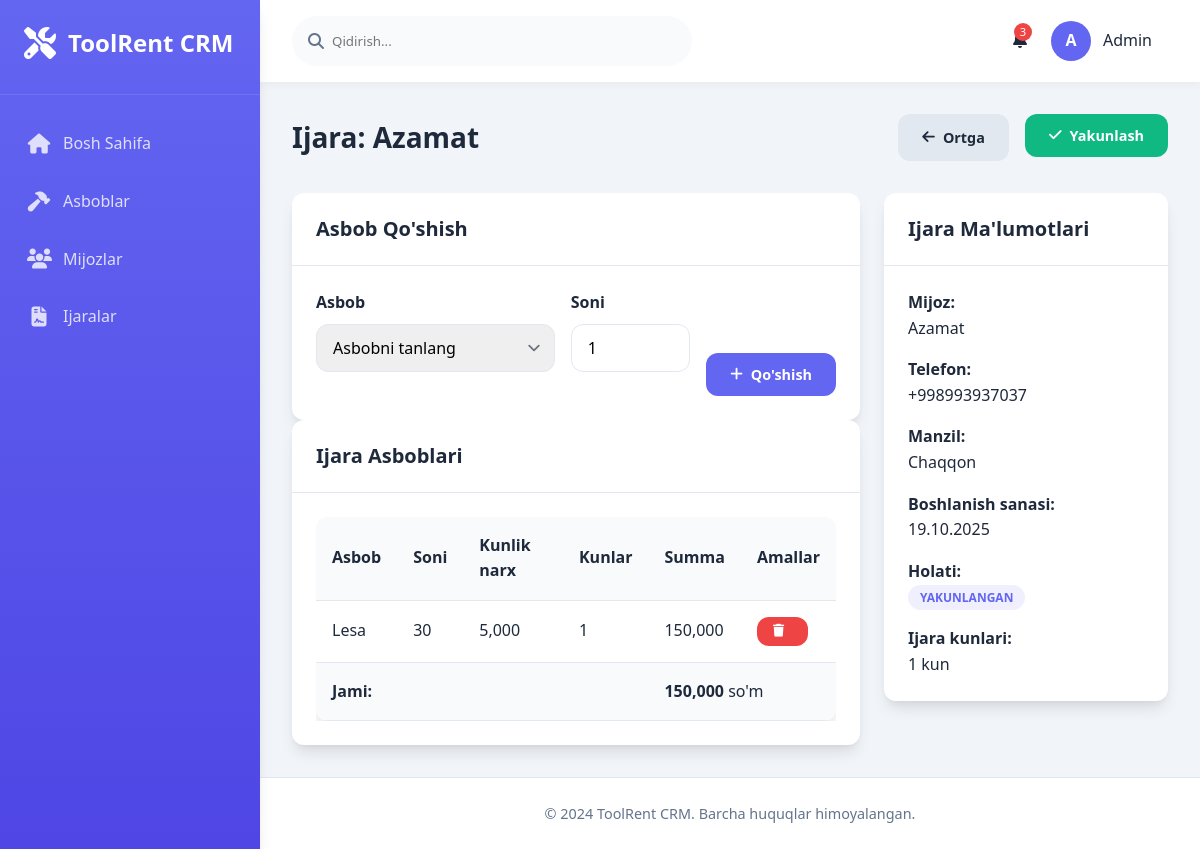
Screenshot of /rentals/18/items/ with the database file from the repository.
### main/models.py (models this page shows, shortened)
class Rental(models.Model):
    STATUS_CHOICES = [
        ('active', 'Faol'),
        ('completed', 'Yakunlangan'),
        ('cancelled', 'Bekor qilingan'),
    ]
    customer = models.ForeignKey(Customer, on_delete=models.CASCADE, verbose_name="Mijoz")
    start_date = models.DateField(verbose_name="Boshlanish sanasi", default=timezone.now)
    end_date = models.DateField(null=True, blank=True, verbose_name="Tugash sanasi")
    total_amount = models.DecimalField(max_digits=12, decimal_places=2, default=0, verbose_name="Jami summa")
    status = models.CharField(max_length=20, choices=STATUS_CHOICES, default='active', verbose_name="Holati")
    created_at = models.DateTimeField(auto_now_add=True)
    def get_total_days(self):
        try:
            if self.end_date:
                days = (self.end_date - self.start_date).days
                return days + 1 if days >= 0 else 1
            else:
                today = timezone.now().date()
                days = (today - self.start_date).days
                return days + 1 if days >= 0 else 1
        except (TypeError, ValueError):
            return 1  # Xato yuz bersa, kamida 1 kun
    class Meta:
        verbose_name = "Ijara"
        verbose_name_plural = "Ijaralar"

class Customer(models.Model):
    name = models.CharField(max_length=200, verbose_name="Ism")
    phone = models.CharField(max_length=20, verbose_name="Telefon")
    address = models.TextField(verbose_name="Manzil")
    created_at = models.DateTimeField(auto_now_add=True)
    class Meta:
        verbose_name = "Mijoz"
        verbose_name_plural = "Mijozlar"

class RentalItem(models.Model):
    rental = models.ForeignKey(Rental, on_delete=models.CASCADE)
    tool = models.ForeignKey(Tool, on_delete=models.CASCADE, verbose_name="Asbob")
    quantity = models.IntegerField(verbose_name="Soni")
    daily_rate = models.DecimalField(max_digits=10, decimal_places=2, verbose_name="Kunlik narx")
    def get_total_days(self):
        try:
            return self.rental.get_total_days()
        except:
            return 1
    def get_total_amount(self):
        total_days = self.get_total_days()
        total = self.quantity * self.daily_rate * total_days
        return total

class Tool(models.Model):
    name = models.CharField(max_length=200, verbose_name="Asbob nomi")
    category = models.ForeignKey(ToolCategory, on_delete=models.CASCADE, verbose_name="Kategoriya")
    daily_price = models.DecimalField(max_digits=10, decimal_places=2, verbose_name="Kunlik narx")
    quantity_total = models.IntegerField(verbose_name="Jami soni")
    quantity_available = models.IntegerField(verbose_name="Mavjud soni")
    is_active = models.BooleanField(default=True, verbose_name="Faol")
    created_at = models.DateTimeField(auto_now_add=True)
    class Meta:
        verbose_name = "Asbob"
        verbose_name_plural = "Asboblar"

### main/views.py (the view, shortened to what this page needs)
# urls.py: path('rentals/<int:rental_id>/items/', views.add_rental_items, name='add_rental_items'),
def add_rental_items(request, rental_id):
    rental = get_object_or_404(Rental, id=rental_id)
    tools = Tool.objects.filter(quantity_available__gt=0, is_active=True)
    rental_items = rental.rentalitem_set.all()
    context = {
        'rental': rental,
        'tools': tools,
        'rental_items': rental_items,
    }
    return render(request, 'main/add_rental_items.html', context)

### main/templates/main/add_rental_items.html (shortened to what this page needs)
{% extends 'main/base.html' %}
{% block content %}
<div class="page-title">
    <h2>Ijara: {{ rental.customer.name }}</h2>
    <div style="display: flex; gap: 1rem;">
        <a href="{% url 'main:rental_list' %}" class="btn btn-secondary">
            <i class="fas fa-arrow-left"></i> Ortga
        </a>
        {% if rental.rentalitem_set.exists %}
        <form method="post" style="display: inline;">
            <button type="submit" name="complete_rental" class="btn btn-success" onclick="return confirm('Ijara yakunlansinmi?')">
                <i class="fas fa-check"></i> Yakunlash
            </button>
        </form>
        {% endif %}
    </div>
</div>
<div class="content-grid">
    <div class="left-column">
        <div class="card">
            <div class="card-header">
                <h3>Asbob Qo'shish</h3>
            </div>
            <div class="card-body">
                <form method="post">
                    <div style="display: grid; grid-template-columns: 2fr 1fr auto; gap: 1rem; align-items: end;">
                        <div class="form-group">
                            <label class="form-label">Asbob</label>
                            <select name="tool" class="form-control form-select" required>
                                <option value="">Asbobni tanlang</option>
                            </select>
                        </div>
                        <div class="form-group">
                            <label class="form-label">Soni</label>
                            <input type="number" name="quantity" class="form-control" min="1" value="1" required>
                        </div>
                        <div>
                            <button type="submit" name="add_item" class="btn btn-primary">
                                <i class="fas fa-plus"></i> Qo'shish
                            </button>
                        </div>
                    </div>
                </form>
            </div>
        </div>
        <div class="card">
            <div class="card-header">
                <h3>Ijara Asboblari</h3>
            </div>
            <div class="card-body">
                {% if rental_items %}
                <div class="table-container">
                    <table class="table">
                        <thead>
                            <tr>
                                <th>Asbob</th>
                                <th>Soni</th>
                                <th>Kunlik narx</th>
                                <th>Kunlar</th>
                                <th>Summa</th>
                                <th>Amallar</th>
                            </tr>
                        </thead>
                        <tbody>
                            {% for item in rental_items %}
                            <tr>
                                <td>{{ item.tool.name }}</td>
                                <td class="number-format">{{ item.quantity }}</td>
                                <td class="number-format">{{ item.daily_rate|floatformat:0 }}</td>
                                <td class="number-format">{{ item.get_total_days }}</td>
                                <td class="number-format">
                                    {{ item.get_total_amount|floatformat:0 }}
                                    <br>
                                </td>
                                <td>
                                    <form method="post" style="display: inline;">
                                        <button type="submit" name="remove_item" class="btn btn-danger btn-sm"
                                                onclick="return confirm('{{ item.tool.name }} asbobini olib tashlashni istaysizmi?')">
                                            <i class="fas fa-trash"></i>
                                        </button>
                                    </form>
                                </td>
                            </tr>
                            {% endfor %}
                        </tbody>
                        <tfoot>
                            <tr style="background: var(--secondary);">
                                <td colspan="4"><strong>Jami:</strong></td>
                                <td colspan="2">
                                    <strong class="number-format">{{ rental.total_amount|floatformat:0 }}</strong> so'm
                                </td>
                            </tr>
                        </tfoot>
                    </table>
                </div>
                {% else %}
                <div style="text-align: center; padding: 2rem; color: var(--gray);">
                    <i class="fas fa-tools" style="font-size: 2rem; margin-bottom: 1rem; display: block; opacity: 0.5;"></i>
                    Hozircha asbob qo'shilmagan
                </div>
                {% endif %}
            </div>
        </div>
    </div>
    <div class="right-column">
        <div class="card">
            <div class="card-header">
                <h3>Ijara Ma'lumotlari</h3>
            </div>
            <div class="card-body">
                <div style="display: grid; gap: 1rem;">
                    <div>
                        <strong>Mijoz:</strong><br>
                        {{ rental.customer.name }}
                    </div>
                    <div>
                        <strong>Telefon:</strong><br>
                        {{ rental.customer.phone }}
                    </div>
                    <div>
                        <strong>Manzil:</strong><br>
                        {{ rental.customer.address|linebreaks }}
                    </div>
                    <div>
                        <strong>Boshlanish sanasi:</strong><br>
                        {{ rental.start_date|date:"d.m.Y" }}
                    </div>
                    <div>
                        <strong>Holati:</strong><br>
                        <span class="status-badge status-{{ rental.status }}">
                            {{ rental.get_status_display }}
                        </span>
                    </div>
                    <div>
                        <strong>Ijara kunlari:</strong><br>
                        <span class="number-format">{{ rental.get_total_days }}</span> kun
                    </div>
                </div>
            </div>
        </div>
    </div>
</div>
{% endblock %}

### main/templates/main/base.html (style rules this page uses)
:root { --primary: #6366f1; --primary-dark: #4f46e5; --secondary: #f8fafc; --accent: #10b981; --danger: #ef4444; --warning: #f59e0b; --dark: #1e293b; --light: #f8fafc; --gray: #64748b; --gray-light: #e2e8f0; --shadow: 0 10px 15px -3px rgba(0, 0, 0, 0.1), 0 4px 6px -2px rgba(0, 0, 0, 0.05); --radius: 12px; --transition: all 0.3s ease; }
* { margin: 0; padding: 0; box-sizing: border-box; font-family: 'Segoe UI', system-ui, sans-serif; }
body { background-color: #f1f5f9; color: var(--dark); line-height: 1.6; }
.page-title { display: flex; justify-content: space-between; align-items: center; margin-bottom: 2rem; }
.page-title h2 { font-size: 1.75rem; font-weight: 700; color: var(--dark); }
.btn { padding: 0.75rem 1.5rem; border-radius: var(--radius); border: none; font-weight: 600; cursor: pointer; transition: var(--transition); display: inline-flex; align-items: center; justify-content: center; text-decoration: none; font-size: 0.9rem; }
.btn i { margin-right: 0.5rem; }
.btn-primary { background: var(--primary); color: white; }
.btn-secondary { background: var(--gray-light); color: var(--dark); }
.btn-success { background: var(--accent); color: white; }
.btn-danger { background: var(--danger); color: white; }
.btn-sm { padding: 0.5rem 1rem; font-size: 0.8rem; }
.content-grid { display: grid; grid-template-columns: 2fr 1fr; gap: 1.5rem; }
.card { background: white; border-radius: var(--radius); box-shadow: var(--shadow); overflow: hidden; }
.card-header { padding: 1.25rem 1.5rem; border-bottom: 1px solid var(--gray-light); display: flex; justify-content: space-between; align-items: center; }
.card-header h3 { font-size: 1.25rem; font-weight: 600; }
.card-body { padding: 1.5rem; }
.table-container { overflow-x: auto; }
.table { width: 100%; border-collapse: collapse; background: white; border-radius: var(--radius); overflow: hidden; box-shadow: var(--shadow); }
.table th, .table td { padding: 1rem; text-align: left; border-bottom: 1px solid var(--gray-light); }
.table th { background: var(--secondary); font-weight: 600; color: var(--dark); }
.status-badge { padding: 0.25rem 0.75rem; border-radius: 50px; font-size: 0.75rem; font-weight: 600; text-transform: uppercase; }
.status-completed { background: rgba(99, 102, 241, 0.1); color: var(--primary); }
.form-group { margin-bottom: 1.5rem; }
.form-label { display: block; margin-bottom: 0.5rem; font-weight: 600; color: var(--dark); }
.form-control { width: 100%; padding: 0.75rem 1rem; border: 1px solid var(--gray-light); border-radius: var(--radius); font-size: 1rem; transition: var(--transition); }
.form-select { background-position: right 0.5rem center; background-repeat: no-repeat; background-size: 1.5em 1.5em; padding-right: 2.5rem; -webkit-appearance: none; -moz-appearance: none; appearance: none; }
.number-format { font-feature-settings: "tnum"; font-variant-numeric: tabular-nums; }

### rows the page displays
Rental: customer.name "Azamat", total_amount "150,000", customer.phone "+998993937037", customer.address "Chaqqon", start_date "19.10.2025", status "YAKUNLANGAN", get_total_days "1"
RentalItem: tool.name "Lesa", quantity "30", daily_rate "5,000", get_total_days "1", get_total_amount "150,000"
